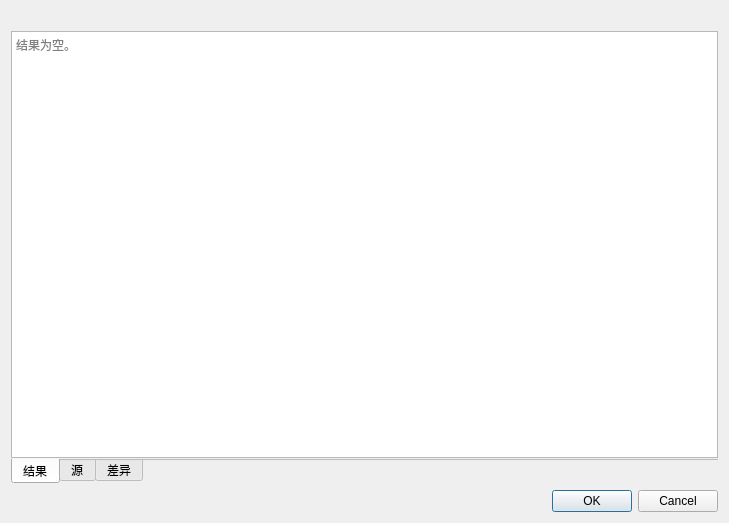
<?xml version="1.0" encoding="UTF-8"?>
<ui version="4.0">
 <class>ShowDiffDialog</class>
 <widget class="QDialog" name="ShowDiffDialog">
  <property name="geometry">
   <rect>
    <x>0</x>
    <y>0</y>
    <width>729</width>
    <height>523</height>
   </rect>
  </property>
  <property name="windowTitle">
   <string>查看差异</string>
  </property>
  <layout class="QVBoxLayout" name="verticalLayout">
   <item>
    <widget class="QLabel" name="messageLabel">
     <property name="text">
      <string/>
     </property>
    </widget>
   </item>
   <item>
    <widget class="QTabWidget" name="tabWidget">
     <property name="tabPosition">
      <enum>QTabWidget::South</enum>
     </property>
     <property name="currentIndex">
      <number>0</number>
     </property>
     <property name="documentMode">
      <bool>true</bool>
     </property>
     <widget class="QWidget" name="resultTab">
      <attribute name="title">
       <string>结果</string>
      </attribute>
      <layout class="QGridLayout" name="gridLayout">
       <property name="leftMargin">
        <number>0</number>
       </property>
       <property name="topMargin">
        <number>0</number>
       </property>
       <property name="rightMargin">
        <number>0</number>
       </property>
       <property name="bottomMargin">
        <number>0</number>
       </property>
       <item row="0" column="0">
        <widget class="QTextEdit" name="resultTextEdit">
         <property name="readOnly">
          <bool>true</bool>
         </property>
         <property name="placeholderText">
          <string>结果为空。</string>
         </property>
        </widget>
       </item>
      </layout>
     </widget>
     <widget class="QWidget" name="sourceTab">
      <attribute name="title">
       <string>源</string>
      </attribute>
      <layout class="QGridLayout" name="gridLayout_2">
       <property name="leftMargin">
        <number>0</number>
       </property>
       <property name="topMargin">
        <number>0</number>
       </property>
       <property name="rightMargin">
        <number>0</number>
       </property>
       <property name="bottomMargin">
        <number>0</number>
       </property>
       <item row="0" column="0">
        <widget class="QTextEdit" name="sourceTextEdit">
         <property name="readOnly">
          <bool>true</bool>
         </property>
         <property name="placeholderText">
          <string>源为空。</string>
         </property>
        </widget>
       </item>
      </layout>
     </widget>
     <widget class="QWidget" name="diffTab">
      <attribute name="title">
       <string>差异</string>
      </attribute>
      <layout class="QGridLayout" name="gridLayout_3">
       <property name="leftMargin">
        <number>0</number>
       </property>
       <property name="topMargin">
        <number>0</number>
       </property>
       <property name="rightMargin">
        <number>0</number>
       </property>
       <property name="bottomMargin">
        <number>0</number>
       </property>
       <item row="0" column="0">
        <widget class="QTextEdit" name="diffTextEdit">
         <property name="readOnly">
          <bool>true</bool>
         </property>
         <property name="html">
          <string>&lt;!DOCTYPE HTML PUBLIC &quot;-//W3C//DTD HTML 4.0//EN&quot; &quot;http://www.w3.org/TR/REC-html40/strict.dtd&quot;&gt;
&lt;html&gt;&lt;head&gt;&lt;meta name=&quot;qrichtext&quot; content=&quot;1&quot; /&gt;&lt;style type=&quot;text/css&quot;&gt;
p, li { white-space: pre-wrap; }
&lt;/style&gt;&lt;/head&gt;&lt;body style=&quot; font-family:'SimSun'; font-size:9pt; font-weight:400; font-style:normal;&quot;&gt;
&lt;p style=&quot; margin-top:0px; margin-bottom:0px; margin-left:0px; margin-right:0px; -qt-block-indent:0; text-indent:0px;&quot;&gt;差异视图还没有准备好。&lt;/p&gt;&lt;/body&gt;&lt;/html&gt;</string>
         </property>
         <property name="placeholderText">
          <string>差异为 空。</string>
         </property>
        </widget>
       </item>
      </layout>
     </widget>
    </widget>
   </item>
   <item>
    <layout class="QHBoxLayout" name="horizontalLayout">
     <item>
      <widget class="QLabel" name="diffProgressLabel">
       <property name="text">
        <string/>
       </property>
      </widget>
     </item>
     <item>
      <widget class="QDialogButtonBox" name="buttonBox">
       <property name="orientation">
        <enum>Qt::Horizontal</enum>
       </property>
       <property name="standardButtons">
        <set>QDialogButtonBox::Cancel|QDialogButtonBox::Ok</set>
       </property>
      </widget>
     </item>
    </layout>
   </item>
  </layout>
 </widget>
 <resources/>
 <connections>
  <connection>
   <sender>buttonBox</sender>
   <signal>accepted()</signal>
   <receiver>ShowDiffDialog</receiver>
   <slot>accept()</slot>
   <hints>
    <hint type="sourcelabel">
     <x>248</x>
     <y>254</y>
    </hint>
    <hint type="destinationlabel">
     <x>157</x>
     <y>274</y>
    </hint>
   </hints>
  </connection>
  <connection>
   <sender>buttonBox</sender>
   <signal>rejected()</signal>
   <receiver>ShowDiffDialog</receiver>
   <slot>reject()</slot>
   <hints>
    <hint type="sourcelabel">
     <x>316</x>
     <y>260</y>
    </hint>
    <hint type="destinationlabel">
     <x>286</x>
     <y>274</y>
    </hint>
   </hints>
  </connection>
 </connections>
</ui>
